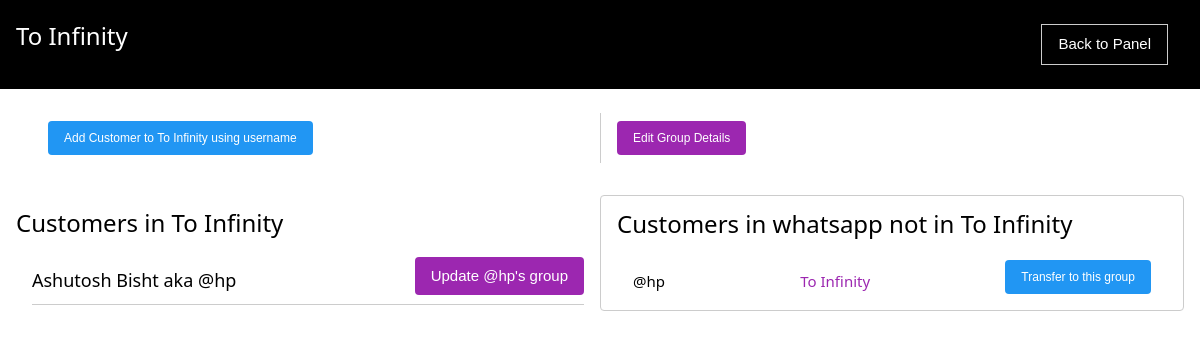
Page /groups/group/0gYd2EWazp (signed in) on the committed database.
### groups/models.py (models this page shows)
class Group(models.Model):
    slug = models.CharField(max_length=20, default=generate_code, editable=False)
    members = models.ManyToManyField(Profile)
    title = models.CharField(max_length=200)
    app = models.ForeignKey(applists, on_delete=models.CASCADE)
    description = models.TextField(max_length=800)
    def __str__(self):
        return self.title

### accounts/models.py (models this page shows, shortened)
class Profile(models.Model):
    user = models.OneToOneField(User, on_delete=models.CASCADE, related_name='profile')
    apps=models.ManyToManyField(applists,related_name='apps')
    status = models.CharField(choices=status_choices, max_length=20, default='c')
    full_name = models.CharField(max_length=100, blank=True, null=True)
    utility_name = models.CharField(max_length=200, null=True, blank=True)
    utility_short_name= models.CharField(max_length=50, null=True, blank=True)
    utility_state= models.CharField(max_length=50, null=True, blank=True)
    utility_district= models.CharField(max_length=50, null=True, blank=True)
    utility_country= models.CharField(max_length=50, null=True, blank=True)
    utility_postalcode= models.CharField(max_length=20, null=True, blank=True)
    utility_address=models.TextField(max_length=200, null=True, blank=True)
    contact_person= models.CharField(max_length=200, null=True, blank=True)
    contact_email = models.EmailField(max_length=50, null=True, blank=True)
    contact_phnum = models.CharField(max_length=15, null=True, blank=True)
    contact_mobile= models.CharField(max_length=15, null=True, blank=True)
    contact_designation= models.CharField(max_length=100, null=True, blank=True)
    contact_landline= models.CharField(max_length=20, null=True, blank=True)
    emergency_person=models.CharField(max_length=200, null=True, blank=True)
    emergency_altperson=models.CharField(max_length=200, null=True, blank=True)
    emergency_mobile=models.CharField(max_length=200, null=True, blank=True)
    emergency_altmobile=models.CharField(max_length=200, null=True, blank=True)
    emergency_officeaddress=models.TextField(max_length=200,null=True,blank=True)
    emergency_altofficeaddress=models.TextField(max_length=200,null=True,blank=True)
    info_created_at = models.DateTimeField(auto_now_add=True)
    info_updated_at = models.DateTimeField(auto_now=True)
    se_coins= models.IntegerField(null=True, default=999, blank=True)
    slug = models.SlugField(max_length=200, editable=False, null=True, blank=True)
    admin=models.BooleanField(default=False)
    plan_start_date = models.DateTimeField(null=True)
    plan_end_date = models.DateTimeField(null=True)
    plans = models.ManyToManyField(Plan)
    plan_active = models.BooleanField(default=False)
    paid = models.BooleanField(default=False)

### apps/models.py (models this page shows, shortened)
class applists(models.Model):
    author= models.ForeignKey(User, on_delete=models.CASCADE)
    appname=models.CharField(verbose_name='App name',primary_key=True,max_length=50,unique=True,null=False)
    appimg=models.ImageField(upload_to = 'app_images',null=True,blank=True)
    date_published= models.DateTimeField(auto_now_add=True)
    date_modified = models.DateTimeField(auto_now=True)
    slug = models.SlugField(max_length=255, null=True, unique=True)

### groups/views.py (the view, shortened to what this page needs)
# urls.py: path('group/<str:slug>', show_group, name='group'),
def show_group(request, slug):
    if request.user.is_superuser:
        if request.method == 'GET':
            group = Group.objects.filter(slug=slug).first()
            users = group.members.all()
            form = SubscribeForm()
            existing_users = Profile.objects.filter(apps=group.app).exclude(group=group)
            users_ = []
            for i in users:
                group_title = 'No Group'
                g = i.group_set.filter(app=group.app)
                if g.exists():
                    group_title = g.first().title
                user_ = {'username': i.user.username, 'group': group_title}
                users_.append(user_)
            payload = {
                'group': group,
                'users': users,
                'form': form,
                'update_form': UpdateUserGroupForm(appslug=group.app.slug),
                'appslug': group.app.slug,
                'existing_users': users_,
                'update_group_form': GroupForm(instance=group)
            }
            return render(request, 'groups-panel/group.html', payload)

### templates/groups-panel/group.html (shortened to what this page needs)
{% load static %}
{% load crispy_forms_tags %}
{% block content %}
    <head>
        <link rel="stylesheet" href="{% static 'w3.css' %}" />
    </head>
    <nav class='w3-black w3-margin-bottom w3-container w3-padding'>
        <h3 class='w3-left'>{{group}}</h3>
        <a href={% url 'groups-panel' group.app.slug %}>
            <button class='w3-button w3-margin w3-black w3-border w3-right'>Back to Panel</button>
        </a>
    </nav>
    <div class='w3-row w3-padding w3-margin'>
        <div class='w3-container w3-padding w3-small w3-half'>
            <button id="button" onclick="showForm();" class=' w3-round w3-button w3-blue'>
                Add Customer to {{group.title}} using username
            </button>
        </div>
        <div class='w3-container w3-border-left w3-padding w3-small w3-half'>
            <button id="update_button" onclick="showUpdateGroupForm();" class=' w3-round w3-button w3-purple'>
                Edit Group Details
            </button>
        </div>
    </div>
    <div class='w3-padding'>
    <div class='w3-containe w3-half'>
        <h3>Customers in {{group.title}}</h3>
        {% for user in users %}
            <div class='w3-row w3-border-bottom w3-margin' >
                <h5 class='w3-left w3-margin-right' >
                    {{user.full_name}} aka @{{user.user.username}}
                </h5>
                <button onclick="showUpdateForm();" class=' w3-button w3-right w3-round w3-purple'>Update @{{user.user.username}}'s group</button>
            </div>
        {% endfor %}
    </div>
    <div class='w3-container w3-round w3-half w3-border'>
        <h3>Customers in {{group.app.appname}} not in {{group.title}}</h3>
        {% for user in existing_users %}
        <div class='w3-container w3-small w3-row w3-padding ' >
            <h3 class='w3-medium w3-left'>@{{user.username}}</h3>
            <button class='w3-right w3-round w3-blue w3-button' onclick="addCustomerApp(this);" value="{{user.username}}" url="{% url 'add-member' group.slug %}" >
                Transfer to this group
            </button>
            <h3 class='w3-medium w3-text-purple w3-center'>{{user.group}}</h3>
        </div>
        {% endfor %}
    </div>
    </div>
{% endblock %}

### static/w3.css (style rules this page uses)
*,*:before,*:after { box-sizing:inherit }
article,aside,details,figcaption,figure,footer,header,main,menu,nav,section { display:block }
a { background-color:transparent }
button,input,select,textarea,optgroup { font:inherit;margin:0 }
button,input { overflow:visible }
button,select { text-transform:none }
button,[type=button],[type=reset],[type=submit] { -webkit-appearance:button }
h3 { font-size:24px }
h5 { font-size:18px }
h1,h2,h3,h4,h5,h6 { font-family:"Segoe UI",Arial,sans-serif;font-weight:400;margin:10px 0 }
a { color:inherit }
.w3-btn,.w3-button { border:none;display:inline-block;padding:8px 16px;vertical-align:middle;overflow:hidden;text-decoration:none;color:inherit;background-color:inherit;text-align:center;cursor:pointer;white-space:nowrap }
.w3-btn,.w3-button { -webkit-touch-callout:none;-webkit-user-select:none;-khtml-user-select:none;-moz-user-select:none;-ms-user-select:none;user-select:none }
.w3-container:after,.w3-container:before,.w3-panel:after,.w3-panel:before,.w3-row:after,.w3-row:before,.w3-row-padding:after,.w3-row-padding:before, .w3-cell-row:before,.w3-cell-row:after,.w3-clear:after,.w3-clear:before,.w3-bar:before,.w3-bar:after { content:"";display:table;clear:both }
.w3-col,.w3-half,.w3-third,.w3-twothird,.w3-threequarter,.w3-quarter { float:left;width:100% }
@media (min-width:601px) { .w3-col.m6,.w3-half { width:49.99999% } }
.w3-round,.w3-round-medium { border-radius:4px }
.w3-container,.w3-panel { padding:0.01em 16px }
.w3-small { font-size:12px!important }
.w3-medium { font-size:15px!important }
.w3-center { text-align:center!important }
.w3-border { border:1px solid #ccc!important }
.w3-border-bottom { border-bottom:1px solid #ccc!important }
.w3-border-left { border-left:1px solid #ccc!important }
.w3-margin { margin:16px!important }
.w3-margin-bottom { margin-bottom:16px!important }
.w3-margin-right { margin-right:16px!important }
.w3-padding { padding:8px 16px!important }
.w3-left { float:left!important }
.w3-right { float:right!important }
.w3-blue,.w3-hover-blue:hover { color:#fff!important;background-color:#2196F3!important }
.w3-purple,.w3-hover-purple:hover { color:#fff!important;background-color:#9c27b0!important }
.w3-black,.w3-hover-black:hover { color:#fff!important;background-color:#000!important }
.w3-text-purple,.w3-hover-text-purple:hover { color:#9c27b0!important }

### rows in the picture
Group: title "To Infinity", app.appname "whatsapp", group "To Infinity"
Profile: full_name "Ashutosh Bisht", user.username "hp"

### other values in the picture
{{ user.username }} "hp"
